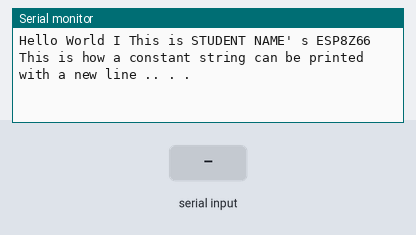
Simulated run of this sketch. Board: Arduino Uno, built with avr-gcc and run on an emulated ATmega328P. Parts: the last lines printed to the serial monitor. Inputs (shaded band) come from the test bench.

Above: at 1.2 s.
1.3 s: "90,45\n" received over Serial
At 2.4 s:
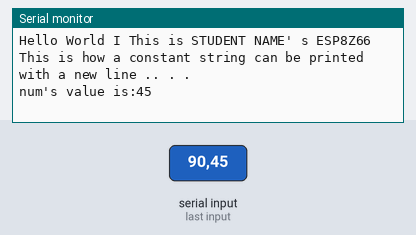
2.8 s: "30,150\n" received over Serial
At 3.5 s:
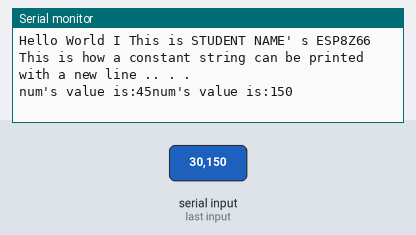

The sketch:

lab1_tas3.ino
```cpp
void setup()
{
Serial.begin(9600);
while (!Serial)
{

}
// setup a Board rate of 9600 bits per second
// whi. le the serial port i.s not ready
// do nothing
// print some lines notifying the user of note that pr intln pr ints a new line
Serial.println("Hello World I This is STUDENT NAME' s ESP8Z66");
Serial.println( "This is how a constant string can be printed with a new line .. . . ");
}
int num = 0; // a v ari abl e used to store numhers recei ved from the PC
void loop()
{
if ( Serial. available() > 0 )
{
num = Serial.parseInt();
}
if (Serial.read() == '\n' )
{
Serial.print( "num's value is:");
Serial.print(num,DEC);
}
}
// i. f we have data recei. ved from the PC
// parse (fi.nd and convert) an integer m.rnber i.f present
// in the ser ial buffer .
// i f we have r eached the end of a line sent Ci. e . new line/ enter pr essed)
// print the str ing passed
// print the number held in num as text in base 10 ( decimal)
// add more l i.nes here to di.spl ay the number i.n bi.nary and hexadeci.mal number systems
```

Measured:
- after the input at 1.3 s, the serial monitor: prints a new line at once (image 1)
- after the input at 2.8 s, the serial monitor: prints a new line at once (image 2)
